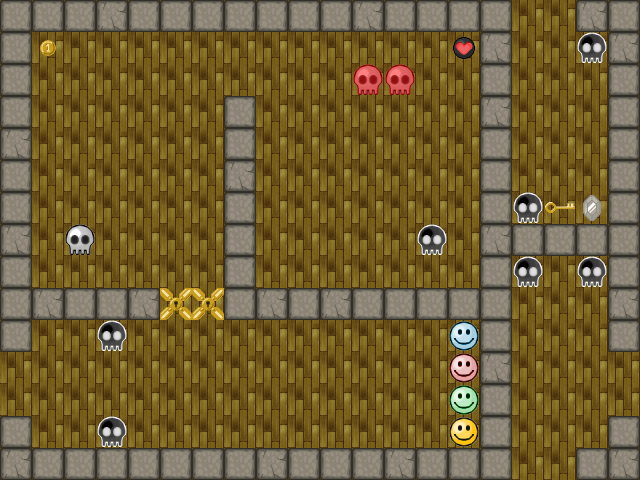

A 2D game scene composited from a Tiled map and its tileset images. What follows is a short description and the map's XML, with each tile layer's data collapsed to a summary:
An orthogonal 20x15 tile map with 32x32 px tiles, 2 tile layers (background, map), 2 tilesets.

<map version="1.0" orientation="orthogonal" renderorder="right-down" width="20" height="15" tilewidth="32" tileheight="32" nextobjectid="1">
 <properties>
  <property name="type" value="classic" />
 </properties>
 <tileset firstgid="1" name="Sprite" tilewidth="32" tileheight="32" tilecount="64" columns="8">
  <image source="../../tileset/sprite.png" width="256" height="256" />
  <tile id="2" probability="2" />
  <tile id="3" probability="0.25" />
 </tileset>
 <tileset firstgid="65" name="Background" tilewidth="32" tileheight="32" tilecount="64" columns="8">
  <image source="../../tileset/background.png" width="256" height="256" />
 </tileset>
 <layer name="background" width="20" height="15">
  <data>[300 cells, 300 non-empty, 1 distinct tile ids]</data>
 </layer>
 <layer name="map" width="20" height="15">
  <data>[300 cells, 112 non-empty, 14 distinct tile ids]</data>
 </layer>
</map>
